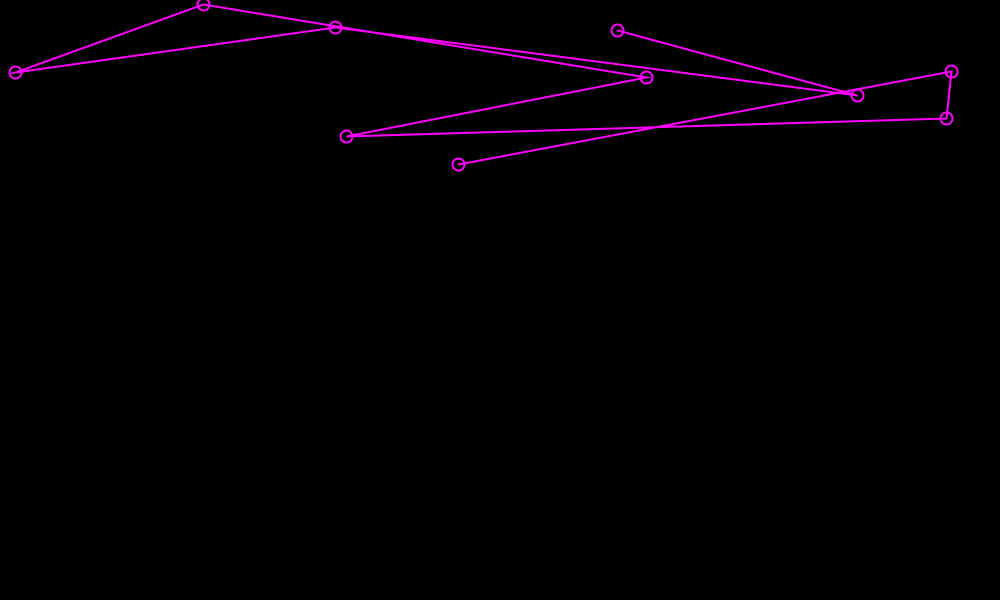
Frame 1 (no input)
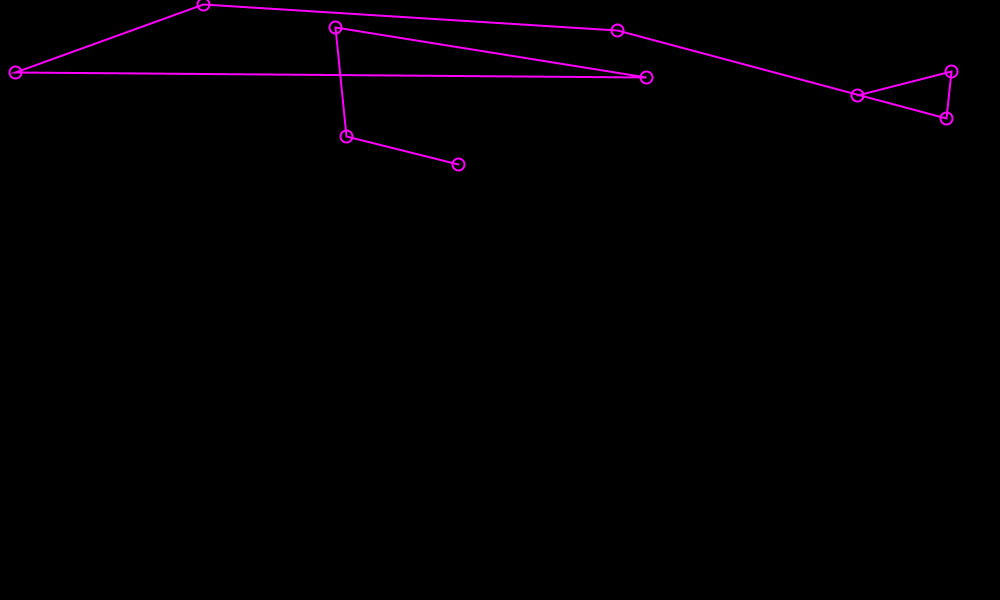
Frame 60 (the mouse pressed at the canvas centre just before this capture)
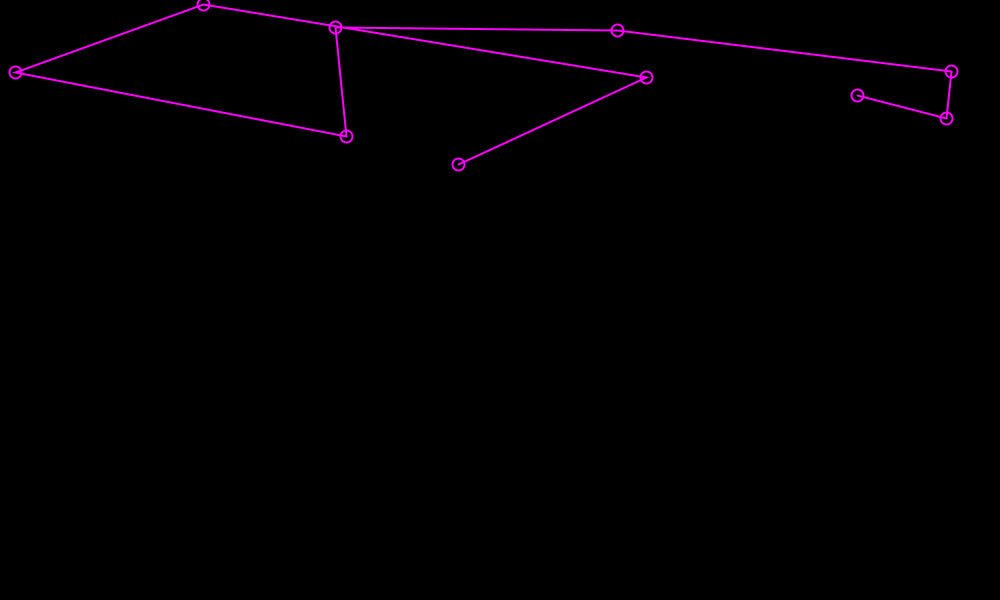
Frame 120 (the mouse held since frame 60 and released just before this capture)

The Processing sketch that drew these frames (run headless with seeded random() and noise(); from frame 60 on, the mouse is pressed at the canvas centre):

// Processing sketch: Traveling_Salesperson_Genetic
// ── Traveling_Salesperson_Genetic.pde
// Coding Train
// Coding Challenge 35.4 - Traveling Salesperson with Genetic Algorithm
// https://www.youtube.com/watch?v=M3KTWnTrU_c&list=PLRqwX-V7Uu6ZiZxtDDRCi6uhfTH4FilpH&index=42

// Another JavaScript video, needs conversion on the fly

import java.util.Arrays;

int totalCities = 10;
ArrayList<PVector> cities;
GeneticAlgorithm ga;

void setup(){
  size(1000, 600);

  int[] order = new int[totalCities];  
  
  cities = new ArrayList<PVector>();
  for (int i = 0; i < totalCities; i++){
    cities.add(new PVector(random(width), random(height/2)));
    order[i] = i;
  }

  ga = new GeneticAlgorithm(order);
  
  //frameRate(1);
}

void draw(){
  background(0);

  ga.calculateFitness();
  ga.normalizeFitness();
  ga.nextGeneration();
  
  stroke(255, 0, 255);
  strokeWeight(2);
  noFill();
  beginShape();
    for (int i = 0; i < ga.bestEver.length; i++){
      PVector c = cities.get(ga.bestEver[i]);
      vertex(c.x, c.y);
      ellipse(c.x, c.y, 12, 12);
    }
  endShape();
}

void swap(int[] a, int i, int j){
  int temp = a[i];
  a[i] = a[j];
  a[j] = temp;
}

// Processing does have IntList.shuffle()...
void shuffle(int[] a){
  for (int i = 0; i < a.length; i++){
    int randIndex = floor(random(a.length));
    swap(a, i, randIndex);
  }
}

String formatArray(int[] a){
  String s = "";
  for (int i = 0; i < a.length; i++){
    s += a[i];
  }
  return s;
}

String formatArray(int[][] a){
  String s = "";
  for (int i = 0; i < a.length; i++){
    s += formatArray(a[i]) + "\n";
  }
  return s;  
}
// ── GeneticAlgorithm.pde
class GeneticAlgorithm {
  float[] fitness;
  float record;
  int[] bestEver;
  int[][] population;
  int populationCount = 10;
  int generation = 0;

  GeneticAlgorithm(int[] order){
    fitness = new float[populationCount];
    record = 1000000;
    bestEver    = new int[totalCities];
    
    population = new int[populationCount][];
    for (int i = 0; i < populationCount; i++){
      population[i] = Arrays.copyOf(order, order.length);
      shuffle(population[i]);
    }
  }
  
  void calculateFitness(){
    for (int i = 0; i < populationCount; i++){
      float d = calcDistance(population[i], cities);
      
      if (d < record){ 
        record = d; 
        bestEver = population[i];
      }
      
      fitness[i] = 1 / (d+1);
    }
  }
 
  void normalizeFitness(){
    float sum = 0;
    for (int i = 0; i < fitness.length; i++){
      sum += fitness[i];
    }
    for (int i = 0; i < fitness.length; i++){
      fitness[i] = fitness[i] / sum;
    }     
  }
 
  void nextGeneration(){
    int[][] newPopulation = new int[populationCount][];
    for (int i = 0; i < populationCount; i++){
      newPopulation[i] = pickOne(population);
      mutate(newPopulation[i], 0.1);
    }
        
    population = newPopulation;
    generation++;
    println(generation + " " + formatArray(bestEver) + " " + record);
  }
  
  void mutate(int[] a, float rate){
    if (random(1) < rate){
      int indexA = floor(random(a.length));
      int indexB = floor(random(a.length));    
      swap(a, indexA, indexB);    
    }
  }
  
  int[] pickOne(int[][] a){
    int index = 0;
    float r = random(1);
    
    while (r > 0){
      r = r - fitness[index];
      index++;
    }
    index--;
    
    return Arrays.copyOf(a[index], a[index].length);
  }
  
  float calcDistance(int[] o, ArrayList<PVector> points){
    float total = 0;
    for (int i = 0; i < o.length-1; i++){
      total += points.get(o[i]).dist(points.get(o[i+1]));
    }
    return total;
  }
}
